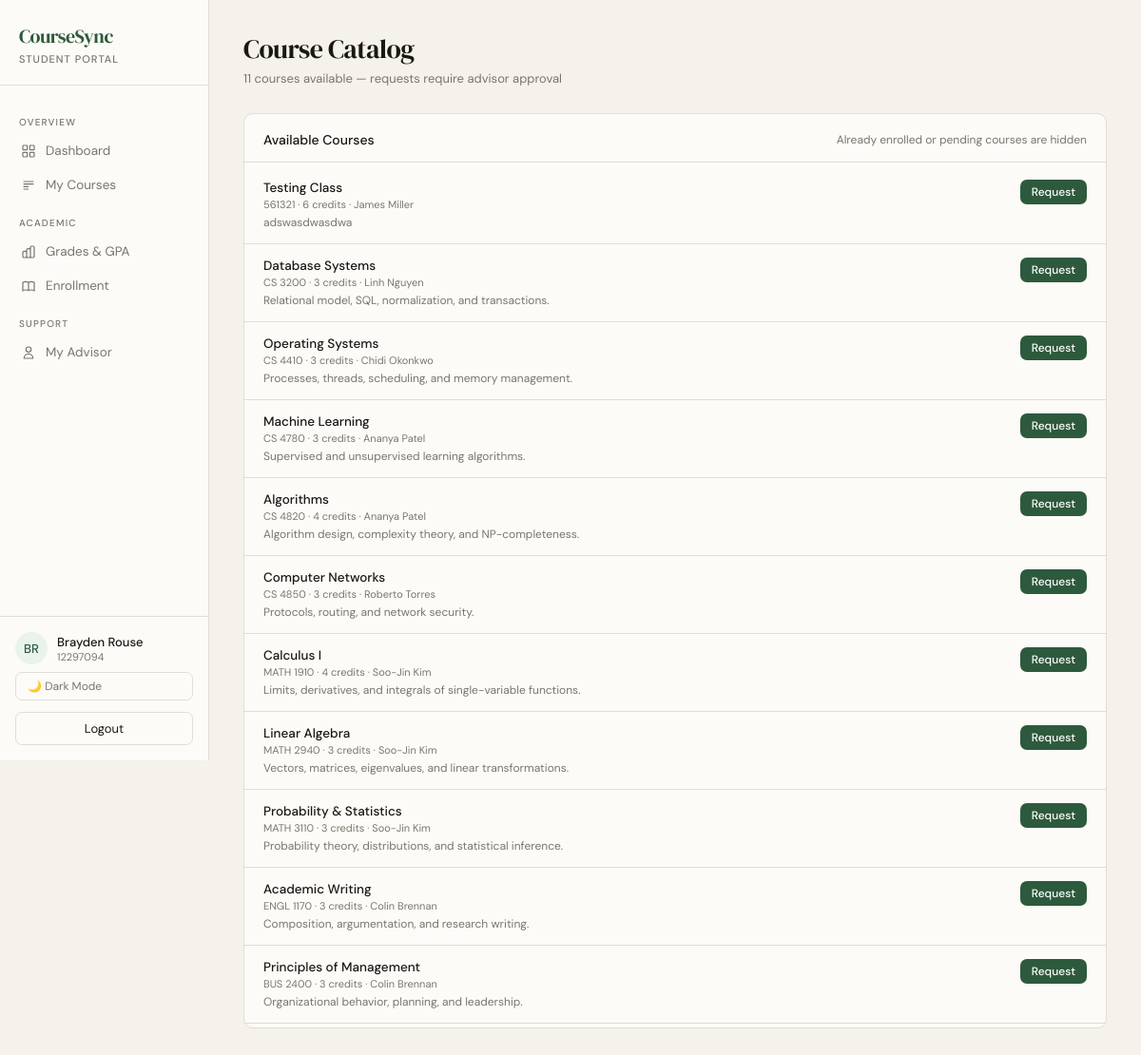
Page /student/catalog/ (signed in) on the committed database.
### accounts/models.py (models this page shows, shortened)
class User(AbstractUser):
    class Roles(models.TextChoices):
        STUDENT = "student", "Student"
        TA = "ta", "Teaching Assistant"
        PROFESSOR = "professor", "Professor"
        ADVISOR = "advisor", "Advisor"
        REGISTRAR = "registrar", "Registrar"
        SYSADMIN = "sysadmin", "System Admin"
    role = models.CharField(max_length=20, choices=Roles.choices)
    university_id = models.CharField(max_length=20, unique=True, null=True, blank=True)

### academics/models.py (models this page shows, shortened)
class Course(models.Model):
    code = models.CharField(max_length=20, unique=True)
    title = models.CharField(max_length=200)
    description = models.TextField(blank=True)
    credits = models.PositiveIntegerField(default=3)
    capacity = models.PositiveIntegerField(default=30)
    professor = models.ForeignKey(
        User,
        on_delete=models.SET_NULL,
        null=True,
        blank=True,
        related_name="courses_taught",
        limit_choices_to={"role": "professor"},
    )

### academics/views.py (the view, shortened to what this page needs)
# urls.py: path("student/catalog/", course_catalog, name="course_catalog"),
@login_required
@role_required("student", "ta")
def course_catalog(request):
    enrolled_course_ids = set(
        Enrollment.objects.filter(student=request.user)
        .exclude(status="denied")
        .values_list("course_id", flat=True)
    )
    available_courses = Course.objects.exclude(id__in=enrolled_course_ids).select_related("professor")
    return render(request, "course_catalog.html", {
        "available_courses": available_courses,
        "profile": getattr(request.user, "student_profile", None),
    })

### templates/course_catalog.html (shortened to what this page needs)
{% load static %}
<!DOCTYPE html>
<html lang="en" data-theme="{{ request.session.theme|default:'light' }}">
<head>
  <link rel="stylesheet" href="{% static 'css/student.css' %}">
</head>
<body>
<div class="shell">
  <aside class="sidebar">
    <div class="brand">
      <div class="brand-mark">CourseSync</div>
      <div class="brand-role">{% if request.user.role == 'ta' %}TA Portal{% else %}Student Portal{% endif %}</div>
    </div>
    <nav class="nav">
      <div class="nav-section">Overview</div>
      <a class="nav-item" href="{% if request.user.role == 'ta' %}{% url 'ta_dashboard' %}{% else %}{% url 'student_dashboard' %}{% endif %}">
        <svg class="nav-icon" fill="none" stroke="currentColor" stroke-width="1.8" viewBox="0 0 24 24"><rect x="3" y="3" width="7" height="7" rx="1"/><rect x="14" y="3" width="7" height="7" rx="1"/><rect x="3" y="14" width="7" height="7" rx="1"/><rect x="14" y="14" width="7" height="7" rx="1"/></svg>
        Dashboard
      </a>
      <a class="nav-item" href="{% url 'my_courses' %}">
        <svg class="nav-icon" fill="none" stroke="currentColor" stroke-width="1.8" viewBox="0 0 24 24"><path d="M4 6h16M4 10h16M4 14h8M4 18h8"/></svg>
        My Courses
      </a>
      <div class="nav-section">Academic</div>
      <a class="nav-item" href="{% url 'student_grades' %}">
        <svg class="nav-icon" fill="none" stroke="currentColor" stroke-width="1.8" viewBox="0 0 24 24"><path d="M9 19v-6a2 2 0 00-2-2H5a2 2 0 00-2 2v6a2 2 0 002 2h2a2 2 0 002-2zm0 0V9a2 2 0 012-2h2a2 2 0 012 2v10m-6 0a2 2 0 002 2h2a2 2 0 002-2m0 0V5a2 2 0 012-2h2a2 2 0 012 2v14a2 2 0 01-2 2h-2a2 2 0 01-2-2z"/></svg>
        Grades & GPA
      </a>
      <a class="nav-item" href="{% url 'enrollment_history' %}">
        Enrollment
      </a>
      {% if request.user.role == 'ta' %}
      <div class="nav-section">TA Tools</div>
      <a class="nav-item" href="{% url 'ta_dashboard' %}#course-roster">
        <svg class="nav-icon" fill="none" stroke="currentColor" stroke-width="1.8" viewBox="0 0 24 24"><path d="M9 5H7a2 2 0 00-2 2v12a2 2 0 002 2h10a2 2 0 002-2V7a2 2 0 00-2-2h-2M9 5a2 2 0 002 2h2a2 2 0 002-2M9 5a2 2 0 012-2h2a2 2 0 012 2m-6 9l2 2 4-4"/></svg>
        Course Grade Roster
      </a>
      {% else %}
      <div class="nav-section">Support</div>
      <a class="nav-item" href="{% url 'my_advisor' %}">
        <svg class="nav-icon" fill="none" stroke="currentColor" stroke-width="1.8" viewBox="0 0 24 24"><path d="M16 7a4 4 0 11-8 0 4 4 0 018 0zM12 14a7 7 0 00-7 7h14a7 7 0 00-7-7z"/></svg>
        My Advisor
      </a>
      {% endif %}
    </nav>
    <div class="sidebar-footer">
      <div class="user-card">
        <div class="avatar">{{ request.user.first_name|default:request.user.username|slice:":1"|upper }}{{ request.user.last_name|slice:":1"|upper }}</div>
        <div>
          <div class="user-name">{{ request.user.get_full_name|default:request.user.username }}</div>
          <div class="user-id">{{ request.user.university_id|default:request.user.username }}</div>
        </div>
      </div>
      <form method="post" action="{% url 'set_theme' %}">
        {% if request.session.theme == "dark" %}
          <input type="hidden" name="theme" value="light">
          <button type="submit" class="theme-btn">☀ Light Mode</button>
        {% else %}
          <button type="submit" class="theme-btn">🌙 Dark Mode</button>
        {% endif %}
      </form>
      <form method="post" action="{% url 'logout' %}">
        <button type="submit" class="logout-btn">Logout</button>
      </form>
    </div>
  </aside>
  <main class="main">
    <div class="page-header">
      <div class="page-title">Course Catalog</div>
      <div class="page-sub">{{ available_courses|length }} course{{ available_courses|length|pluralize }} available — requests require advisor approval</div>
    </div>
    {% if available_courses %}
    <div class="card">
      <div class="card-header">
        <span class="card-title">Available Courses</span>
        <span class="card-sub" style="font-size:12px;color:var(--muted)">Already enrolled or pending courses are hidden</span>
      </div>
      <div class="card-body">
        {% for course in available_courses %}
        <div style="display:flex;align-items:flex-start;padding:14px 20px;border-bottom:1px solid var(--border);gap:12px">
          <div style="flex:1">
            <div class="course-name">{{ course.title }}</div>
            <div class="course-code">{{ course.code }} · {{ course.credits }} credit{{ course.credits|pluralize }}{% if course.professor %} · {{ course.professor.get_full_name }}{% endif %}</div>
            {% if course.description %}<div style="font-size:12px;color:var(--muted);margin-top:4px">{{ course.description }}</div>{% endif %}
          </div>
          <form method="post" action="{% url 'propose_enrollment' course.id %}" style="flex-shrink:0">
            <button type="submit" class="btn btn-primary btn-sm">Request</button>
          </form>
        </div>
        {% endfor %}
      </div>
    </div>
    {% else %}
    <div class="card">
      <div style="padding: 40px 20px; text-align: center; color: var(--muted); font-size: 13px;">
        No additional courses available to request.
      </div>
    </div>
    {% endif %}
  </main>
</div>
</body>
</html>

### static/css/student.css (style rules this page uses)
:root { --bg: #F5F2EB; --surface: #FDFBF7; --border: #E2DDD5; --text: #1A1814; --muted: #7A756D; --accent: #2D5A3D; --accent-light: #EAF2EC; --accent2: #8B4513; --warn: #C45C1A; --warn-light: #FDF0E8; --info: #1A4A6B; --info-light: #E8F0F7; --radius: 10px; }
*, *::before, *::after { box-sizing: border-box; margin: 0; padding: 0; }
body { font-family: 'DM Sans', sans-serif; background: var(--bg); color: var(--text); min-height: 100vh; font-size: 14px; }
.shell { display: grid; grid-template-columns: 220px 1fr; min-height: 100vh; }
.sidebar { background: var(--surface); border-right: 1px solid var(--border); padding: 0; display: flex; flex-direction: column; position: sticky; top: 0; height: 100vh; overflow-y: auto; }
.brand { padding: 24px 20px 20px; border-bottom: 1px solid var(--border); }
.brand-mark { font-family: 'DM Serif Display', serif; font-size: 20px; color: var(--accent); letter-spacing: -0.5px; }
.brand-role { font-size: 11px; font-weight: 500; color: var(--muted); text-transform: uppercase; letter-spacing: 1px; margin-top: 3px; }
.nav { padding: 16px 12px; flex: 1; }
.nav-section { font-size: 10px; font-weight: 500; color: var(--muted); text-transform: uppercase; letter-spacing: 1.2px; padding: 0 8px; margin: 16px 0 6px; }
.nav-item { display: flex; align-items: center; gap: 10px; padding: 9px 10px; border-radius: 7px; color: var(--muted); font-size: 13.5px; font-weight: 400; cursor: pointer; transition: all 0.15s; text-decoration: none; margin-bottom: 1px; }
.nav-icon { width: 16px; height: 16px; flex-shrink: 0; }
.sidebar-footer { padding: 16px; border-top: 1px solid var(--border); }
.user-card { display: flex; align-items: center; gap: 10px; }
.avatar { width: 34px; height: 34px; border-radius: 50%; background: var(--accent-light); display: flex; align-items: center; justify-content: center; font-size: 13px; font-weight: 500; color: var(--accent); flex-shrink: 0; }
.user-name { font-size: 13px; font-weight: 500; }
.user-id { font-size: 11px; color: var(--muted); }
.main { padding: 32px 36px; max-width: 1100px; }
.page-header { margin-bottom: 28px; }
.page-title { font-family: 'DM Serif Display', serif; font-size: 28px; color: var(--text); letter-spacing: -0.5px; }
.page-sub { font-size: 13px; color: var(--muted); margin-top: 4px; }
.card { background: var(--surface); border: 1px solid var(--border); border-radius: var(--radius); }
.card-header { padding: 18px 20px 14px; border-bottom: 1px solid var(--border); display: flex; align-items: center; justify-content: space-between; }
.card-title { font-size: 14px; font-weight: 500; }
.card-body { padding: 4px 0; }
.course-name { font-size: 13.5px; font-weight: 500; }
.course-code { font-size: 11px; color: var(--muted); margin-top: 2px; }
.logout-btn { width: 100%; padding: 8px 12px; margin-top: 12px; border: 1px solid var(--border); border-radius: 7px; background: var(--surface2); color: var(--text); font-family: 'DM Sans', sans-serif; font-size: 13px; cursor: pointer; transition: all 0.15s; }
.btn { display: inline-block; padding: 8px 16px; border-radius: 7px; font-size: 12.5px; font-weight: 500; cursor: pointer; border: none; font-family: 'DM Sans', sans-serif; text-decoration: none; }
.btn-primary { background: var(--accent); color: white; }
.btn-sm { padding: 5px 12px; font-size: 12px; }
.theme-btn { width:100%; padding:6px 12px; margin-top:8px; border:1px solid var(--border); border-radius:7px; background:transparent; color:var(--muted); font-size:12px; cursor:pointer; transition:all 0.15s; text-align:left; font-family:inherit; }

### static/css/coursesync-core.css (style rules this page uses)
html { box-sizing: border-box; }
*, *::before, *::after { box-sizing: inherit; }
a { text-decoration: none; }
button, input, select, textarea { font: inherit; }
img, svg { max-width: 100%; }
.logout-btn { width: 100%; padding: 8px 12px; margin-top: 10px; border: 1px solid var(--border); border-radius: 7px; background: transparent; color: var(--text); font: inherit; cursor: pointer; transition: 0.15s ease; }

### rows in the picture
User: user.first_name "B", user.last_name "R", user.get_full_name "Brayden Rouse", user.university_id "12297094"
Course: title "Testing Class", code "561321", credits "6", professor.get_full_name "James Miller", description "adswasdwasdwa"
Course: title "Database Systems", code "CS 3200", credits "3", professor.get_full_name "Linh Nguyen", description "Relational model, SQL, normalization, and transactions."
Course: title "Operating Systems", code "CS 4410", credits "3", professor.get_full_name "Chidi Okonkwo", description "Processes, threads, scheduling, and memory management."
Course: title "Machine Learning", code "CS 4780", credits "3", professor.get_full_name "Ananya Patel", description "Supervised and unsupervised learning algorithms."
Course: title "Algorithms", code "CS 4820", credits "4", professor.get_full_name "Ananya Patel", description "Algorithm design, complexity theory, and NP-completeness."
Course: title "Computer Networks", code "CS 4850", credits "3", professor.get_full_name "Roberto Torres", description "Protocols, routing, and network security."
Course: title "Calculus I", code "MATH 1910", credits "4", professor.get_full_name "Soo-Jin Kim", description "Limits, derivatives, and integrals of single-variable functions."
Course: title "Linear Algebra", code "MATH 2940", credits "3", professor.get_full_name "Soo-Jin Kim", description "Vectors, matrices, eigenvalues, and linear transformations."
Course: title "Probability & Statistics", code "MATH 3110", credits "3", professor.get_full_name "Soo-Jin Kim", description "Probability theory, distributions, and statistical inference."
Course: title "Academic Writing", code "ENGL 1170", credits "3", professor.get_full_name "Colin Brennan", description "Composition, argumentation, and research writing."
Course: title "Principles of Management", code "BUS 2400", credits "3", professor.get_full_name "Colin Brennan", description "Organizational behavior, planning, and leadership."

### other values in the picture
{{ available_courses|length }} "11"
